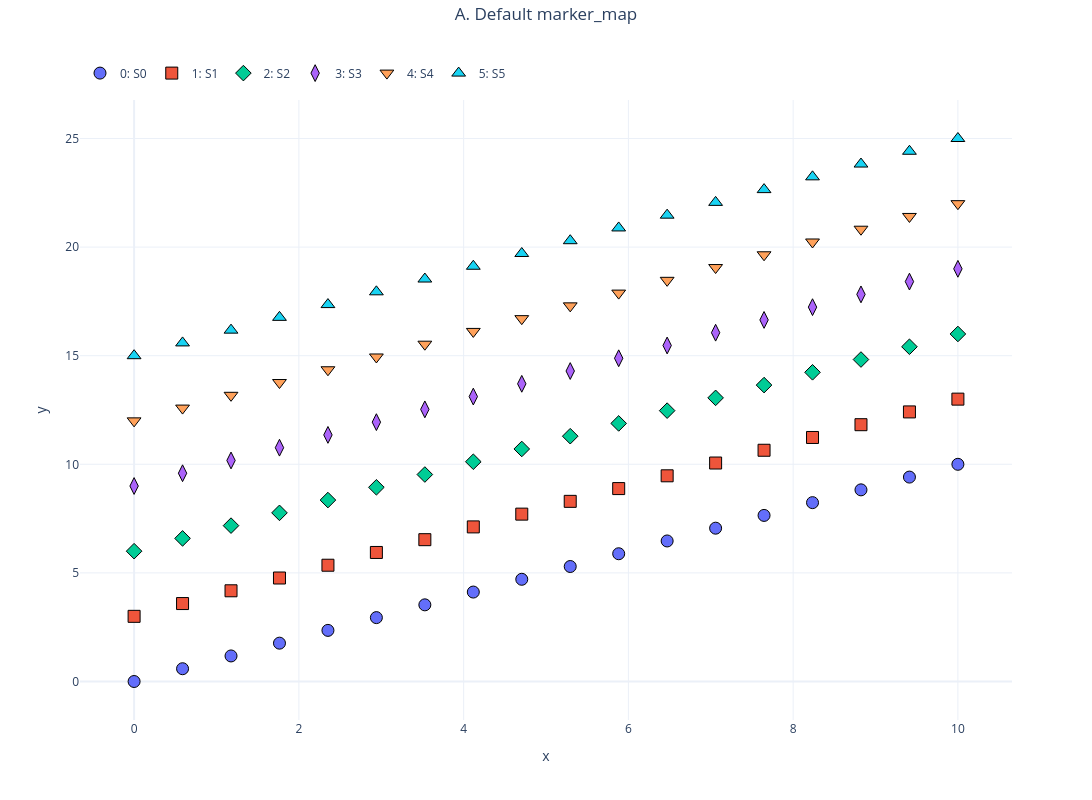

Write notebook code for a chart like this one.
### Markdown cell above
## A. Default map = built-in marker set

Out of the box, datasets get distinct markers from the default symbol sequence.

### Code cell
uc_default = build(UnichartNotebook(), 6)   # exposed top-level object
markers = [d.marker for d in uc_default.sets]
print('dataset markers:', markers)
check(markers == expected(DEFAULT_MARKERS, 6), "default datasets use the built-in marker set by index")
uc_default.plot('x', 'y', suptitle='A. Default marker_map').show()

### Figure 1 — Plotly figure (JSON) as saved in the notebook; plotly's stock layout.template omitted (floating-point values rounded to 4 significant figures)
{"data": [{"customdata": [[0.0, 0.0], [0.5882, 0.5882], [1.176, 1.176], [1.765, 1.765], [2.353, 2.353], [2.941, 2.941], [3.529, 3.529], [4.118, 4.118], [4.706, 4.706], [5.294, 5.294], [5.882, 5.882], [6.471, 6.471], [7.059, 7.059], [7.647, 7.647], [8.235, 8.235], [8.824, 8.824], [9.412, 9.412], [10.0, 10.0]], "hovertemplate": "<b><u>Set: 0</u></b><br><b>S0</b><br>x: %{customdata[0]:.2f}<br>y: %{customdata[1]:.2f}<extra></extra>", "legendgroup": "group_0", "line": {"color": "#636EFA", "width": 2}, "marker": {"color": "#636EFA", "line": {"color": "black", "width": 1}, "opacity": 1, "size": 12, "symbol": "circle"}, "mode": "markers+markers", "name": "0: S0", "showlegend": true, "type": "scatter", "x": [0.0, 0.5882, 1.176, 1.765, 2.353, 2.941, 3.529, 4.118, 4.706, 5.294, 5.882, 6.471, 7.059, 7.647, 8.235, 8.824, 9.412, 10.0], "xaxis": "x", "y": [0.0, 0.5882, 1.176, 1.765, 2.353, 2.941, 3.529, 4.118, 4.706, 5.294, 5.882, 6.471, 7.059, 7.647, 8.235, 8.824, 9.412, 10.0], "yaxis": "y"}, {"customdata": [[0.0, 3.0], [0.5882, 3.588], [1.176, 4.176], [1.765, 4.765], [2.353, 5.353], [2.941, 5.941], [3.529, 6.529], [4.118, 7.118], [4.706, 7.706], [5.294, 8.294], [5.882, 8.882], [6.471, 9.471], [7.059, 10.06], [7.647, 10.65], [8.235, 11.24], [8.824, 11.82], [9.412, 12.41], [10.0, 13.0]], "hovertemplate": "<b><u>Set: 1</u></b><br><b>S1</b><br>x: %{customdata[0]:.2f}<br>y: %{customdata[1]:.2f}<extra></extra>", "legendgroup": "group_1", "line": {"color": "#EF553B", "width": 2}, "marker": {"color": "#EF553B", "line": {"color": "black", "width": 1}, "opacity": 1, "size": 12, "symbol": "square"}, "mode": "markers+markers", "name": "1: S1", "showlegend": true, "type": "scatter", "x": [0.0, 0.5882, 1.176, 1.765, 2.353, 2.941, 3.529, 4.118, 4.706, 5.294, 5.882, 6.471, 7.059, 7.647, 8.235, 8.824, 9.412, 10.0], "xaxis": "x", "y": [3.0, 3.588, 4.176, 4.765, 5.353, 5.941, 6.529, 7.118, 7.706, 8.294, 8.882, 9.471, 10.06, 10.65, 11.24, 11.82, 12.41, 13.0], "yaxis": "y"}, {"customdata": [[0.0, 6.0], [0.5882, 6.588], [1.176, 7.176], [1.765, 7.765], [2.353, 8.353], [2.941, 8.941], [3.529, 9.529], [4.118, 10.12], [4.706, 10.71], [5.294, 11.29], [5.882, 11.88], [6.471, 12.47], [7.059, 13.06], [7.647, 13.65], [8.235, 14.24], [8.824, 14.82], [9.412, 15.41], [10.0, 16.0]], "hovertemplate": "<b><u>Set: 2</u></b><br><b>S2</b><br>x: %{customdata[0]:.2f}<br>y: %{customdata[1]:.2f}<extra></extra>", "legendgroup": "group_2", "line": {"color": "#00CC96", "width": 2}, "marker": {"color": "#00CC96", "line": {"color": "black", "width": 1}, "opacity": 1, "size": 12, "symbol": "diamond"}, "mode": "markers+markers", "name": "2: S2", "showlegend": true, "type": "scatter", "x": [0.0, 0.5882, 1.176, 1.765, 2.353, 2.941, 3.529, 4.118, 4.706, 5.294, 5.882, 6.471, 7.059, 7.647, 8.235, 8.824, 9.412, 10.0], "xaxis": "x", "y": [6.0, 6.588, 7.176, 7.765, 8.353, 8.941, 9.529, 10.12, 10.71, 11.29, 11.88, 12.47, 13.06, 13.65, 14.24, 14.82, 15.41, 16.0], "yaxis": "y"}, {"customdata": [[0.0, 9.0], [0.5882, 9.588], [1.176, 10.18], [1.765, 10.76], [2.353, 11.35], [2.941, 11.94], [3.529, 12.53], [4.118, 13.12], [4.706, 13.71], [5.294, 14.29], [5.882, 14.88], [6.471, 15.47], [7.059, 16.06], [7.647, 16.65], [8.235, 17.24], [8.824, 17.82], [9.412, 18.41], [10.0, 19.0]], "hovertemplate": "<b><u>Set: 3</u></b><br><b>S3</b><br>x: %{customdata[0]:.2f}<br>y: %{customdata[1]:.2f}<extra></extra>", "legendgroup": "group_3", "line": {"color": "#AB63FA", "width": 2}, "marker": {"color": "#AB63FA", "line": {"color": "black", "width": 1}, "opacity": 1, "size": 12, "symbol": "diamond-tall"}, "mode": "markers+markers", "name": "3: S3", "showlegend": true, "type": "scatter", "x": [0.0, 0.5882, 1.176, 1.765, 2.353, 2.941, 3.529, 4.118, 4.706, 5.294, 5.882, 6.471, 7.059, 7.647, 8.235, 8.824, 9.412, 10.0], "xaxis": "x", "y": [9.0, 9.588, 10.18, 10.76, 11.35, 11.94, 12.53, 13.12, 13.71, 14.29, 14.88, 15.47, 16.06, 16.65, 17.24, 17.82, 18.41, 19.0], "yaxis": "y"}, {"customdata": [[0.0, 12.0], [0.5882, 12.59], [1.176, 13.18], [1.765, 13.76], [2.353, 14.35], [2.941, 14.94], [3.529, 15.53], [4.118, 16.12], [4.706, 16.71], [5.294, 17.29], [5.882, 17.88], [6.471, 18.47], [7.059, 19.06], [7.647, 19.65], [8.235, 20.24], [8.824, 20.82], [9.412, 21.41], [10.0, 22.0]], "hovertemplate": "<b><u>Set: 4</u></b><br><b>S4</b><br>x: %{customdata[0]:.2f}<br>y: %{customdata[1]:.2f}<extra></extra>", "legendgroup": "group_4", "line": {"color": "#FFA15A", "width": 2}, "marker": {"color": "#FFA15A", "line": {"color": "black", "width": 1}, "opacity": 1, "size": 12, "symbol": "triangle-down"}, "mode": "markers+markers", "name": "4: S4", "showlegend": true, "type": "scatter", "x": [0.0, 0.5882, 1.176, 1.765, 2.353, 2.941, 3.529, 4.118, 4.706, 5.294, 5.882, 6.471, 7.059, 7.647, 8.235, 8.824, 9.412, 10.0], "xaxis": "x", "y": [12.0, 12.59, 13.18, 13.76, 14.35, 14.94, 15.53, 16.12, 16.71, 17.29, 17.88, 18.47, 19.06, 19.65, 20.24, 20.82, 21.41, 22.0], "yaxis": "y"}, {"customdata": [[0.0, 15.0], [0.5882, 15.59], [1.176, 16.18], [1.765, 16.76], [2.353, 17.35], [2.941, 17.94], [3.529, 18.53], [4.118, 19.12], [4.706, 19.71], [5.294, 20.29], [5.882, 20.88], [6.471, 21.47], [7.059, 22.06], [7.647, 22.65], [8.235, 23.24], [8.824, 23.82], [9.412, 24.41], [10.0, 25.0]], "hovertemplate": "<b><u>Set: 5</u></b><br><b>S5</b><br>x: %{customdata[0]:.2f}<br>y: %{customdata[1]:.2f}<extra></extra>", "legendgroup": "group_5", "line": {"color": "#19D3F3", "width": 2}, "marker": {"color": "#19D3F3", "line": {"color": "black", "width": 1}, "opacity": 1, "size": 12, "symbol": "triangle-up"}, "mode": "markers+markers", "name": "5: S5", "showlegend": true, "type": "scatter", "x": [0.0, 0.5882, 1.176, 1.765, 2.353, 2.941, 3.529, 4.118, 4.706, 5.294, 5.882, 6.471, 7.059, 7.647, 8.235, 8.824, 9.412, 10.0], "xaxis": "x", "y": [15.0, 15.59, 16.18, 16.76, 17.35, 17.94, 18.53, 19.12, 19.71, 20.29, 20.88, 21.47, 22.06, 22.65, 23.24, 23.82, 24.41, 25.0], "yaxis": "y"}], "layout": {"height": 800, "legend": {"orientation": "h", "x": 0, "xanchor": "left", "y": 1.02, "yanchor": "bottom"}, "margin": {"r": 80, "t": 100}, "showlegend": true, "title": {"text": "A. Default marker_map", "x": 0.5, "xanchor": "center", "y": 0.99, "yanchor": "top", "yref": "container"}, "width": 1200, "xaxis": {"anchor": "y", "domain": [0.0, 1.0], "title": {"standoff": 15, "text": "x"}}, "yaxis": {"anchor": "x", "domain": [0.0, 1.0], "title": {"standoff": 15, "text": "y"}}}}
